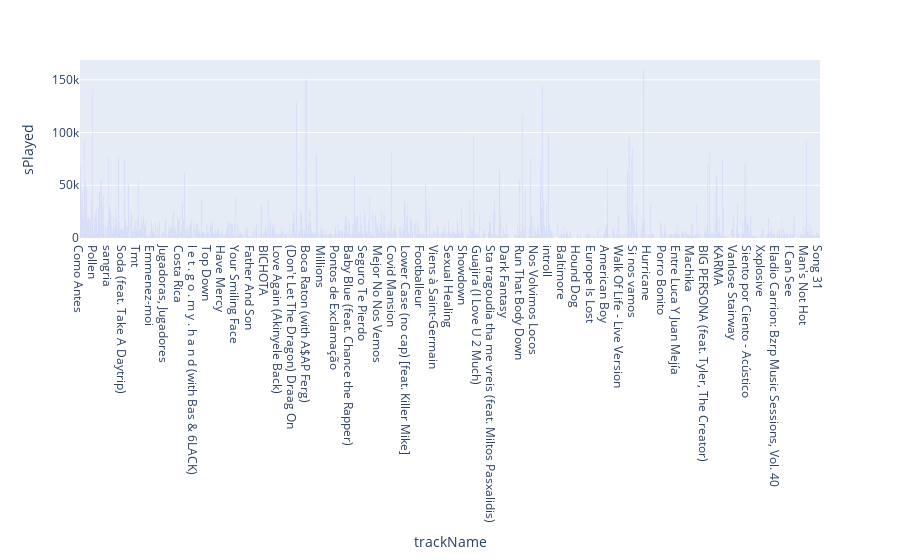

Notebook cell for this chart:
### Code cell
test2= px.bar(streamingHistory,x='trackName', y ="sPlayed", hover_name= 'artistName')
test2.show()

### Figure 1 — Plotly figure (JSON) as saved in the notebook; plotly's stock layout.template omitted (floating-point values rounded to 4 significant figures; data arrays with more than 128 entries replaced by an {"elided": "..."} marker saying what was removed)
{"data": [{"alignmentgroup": "True", "hovertemplate": "<b>%{hovertext}</b><br><br>trackName=%{x}<br>sPlayed=%{y}<extra></extra>", "hovertext": {"elided": "7689 str values"}, "legendgroup": "", "marker": {"color": "#636efa"}, "name": "", "offsetgroup": "", "orientation": "v", "showlegend": false, "textposition": "auto", "type": "bar", "x": {"elided": "7689 str values"}, "xaxis": "x", "y": {"elided": "7689 int values"}, "yaxis": "y"}], "layout": {"barmode": "relative", "legend": {"tracegroupgap": 0}, "margin": {"t": 60}, "xaxis": {"anchor": "y", "domain": [0, 1], "title": {"text": "trackName"}}, "yaxis": {"anchor": "x", "domain": [0, 1], "title": {"text": "sPlayed"}}}}
